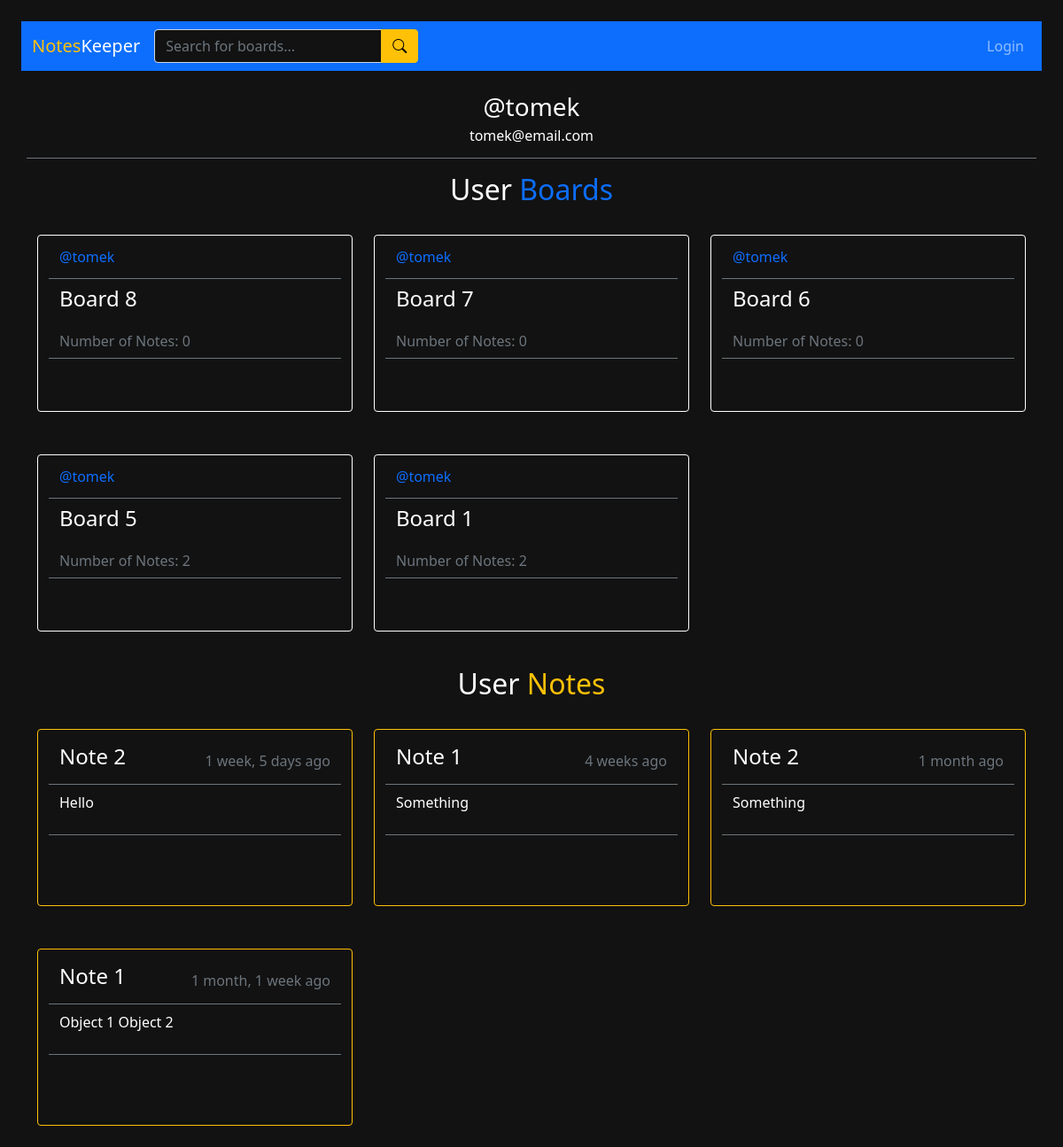
The page /profile/1 on the database as committed earlier.
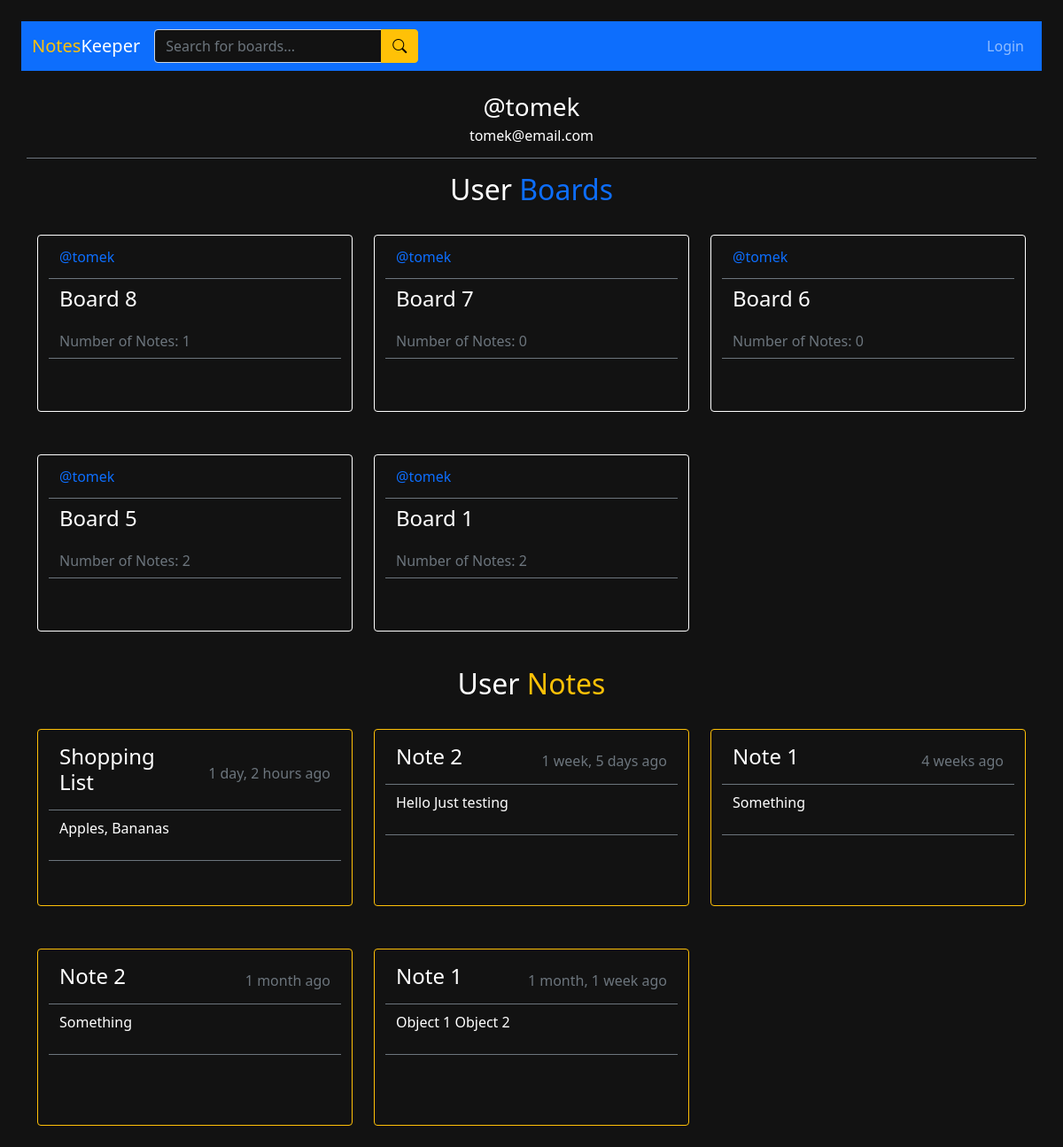
The same page on the database as committed later.
### base/models.py (models this page shows)
class Board(models.Model):
    owner = models.ForeignKey(User, on_delete=models.CASCADE)
    name = models.CharField(max_length=200)
    updated = models.DateTimeField(auto_now=True)
    created = models.DateTimeField(auto_now_add=True)
    class Meta:
        ordering = ['-updated', '-created']
    def __str__(self):
        return self.name

class Note(models.Model):
    owner = models.ForeignKey(User, on_delete=models.CASCADE)
    board = models.ForeignKey(Board, on_delete=models.CASCADE)
    topic = models.CharField(max_length=100)
    body = models.TextField()
    updated = models.DateTimeField(auto_now=True)
    created = models.DateTimeField(auto_now_add=True)
    class Meta:
        ordering = ['-updated', '-created']
    def __str__(self):
        return self.topic

### base/views.py (the view)
# urls.py: path('profile/<str:pk>', views.profile, name="profile"),
def profile(request, pk):
    user = User.objects.get(id=pk)
    user_boards = Board.objects.filter(
        Q(owner__id=pk)
    )
    user_notes = user.note_set.all()
    context = {"user_boards": user_boards, "user": user, "user_notes": user_notes}
    return render(request, 'base/profile.html', context)

### base/templates/base/profile.html (shortened to what the changed rows need)
{% extends 'main.html' %}
{% block content %}
<main>
    <div class="container-lg">
        <div class="row">
            <div class="col-12">
                <h2 class="text-center mt-3 text-white">User <span class="text-primary">Boards</span></h2>
            </div>
        </div>
        <div class="row">
            {% for board in user_boards %}
                <div class="col-xl-4 py-4">
                    <div class="container rounded border border-white" style="height: 200px; width: 100%;">
                        <div class="row align-items-center border-bottom border-secondary" style="height:25%;">
                            <div class="col">
                                <a href="{% url 'profile' board.owner.id %}" style="text-decoration: none;">
                                    <span>@{{board.owner}}</span>
                                </a>
                            </div>
                        </div>
                        <div class="row align-items-center py-2" style="height:25%;">
                            <div class="col">
                                <a href="{% url 'board' board.id %}" style="text-decoration: none;">
                                    <h4 class="text-white pntName">{{board.name}}</h4>
                                </a>
                            </div>
                        </div>
                        <div class="row align-items-center py-2 border-bottom border-secondary" style="height:20%;">
                            <div class="col">
                                <p class="text-secondary">Number of Notes: {{board.note_set.all.count}}</p>
                            </div>
                        </div>
                    </div>
                </div>
            {% endfor %}
        </div>
        <div class="row">
            <div class="col-12">
                <h2 class="text-center mt-3 text-white">User <span class="text-warning">Notes</span></h2>
            </div>
            {% for note in user_notes %}
                <div class="col-xl-4 py-4">
                    <div class="container rounded border border-warning py-2" style="height: 200px; width: 100%;">
                        {% if request.user == note.owner %}
                            <div class="row align-items-center py-2 border-bottom border-secondary" style="height:25%;">
                                <div class="col">
                                    <a href="{% url 'update-note' note.id %}" style="text-decoration: none;">
                                        <h4 class="pntName">{{ note.topic }}</h4>
                                    </a>
                                </div>
                            </div>
                            <div class="row align-items-start py-2 border-bottom border-secondary" style="height:50%;">
                                <div class="col">
                                    <p class="text-white">{{ note.body }}</p>
                                </div>
                            </div>
                            <div class="row align-items-center py-2" style="height:25%;">
                                <div class="col">
                                    <a href="{% url 'delete-note' note.id %}" class="btn btn-warning">Delete</a>
                                </div>
                                <div class="col-auto">
                                    <div class="text-secondary">{{note.updated|timesince}} ago</div>
                                </div>
                            </div>
                        {% else %}
                            <div class="row align-items-center py-2 border-bottom border-secondary">
                                <div class="col">
                                    <a href="{% url 'update-note' note.id %}" style="text-decoration: none;">
                                        <h4 class="text-white">{{ note.topic }}</h4>
                                    </a>
                                </div>
                                <div class="col-auto">
                                    <div class="text-secondary">{{note.created|timesince}} ago</div>
                                </div>
                            </div>
                            <div class="row align-items-start py-2 border-bottom border-secondary">
                                <div class="col">
                                    <p class="text-white">{{ note.body }}</p>
                                </div>
                            </div>
                        {% endif %}
                    </div>
                </div>
            {% endfor %}
        </div>
    </div>
</main>
{% endblock %}

Rows that differ between the two databases and show on the page:
computed for Board "Board 8": note_set.all.count "0" → "1"
added Note: topic "Shopping List", created "1 day, 2 hours", body "Apples, Bananas"
changed Note: body "Hello" → "Hello Just testing"
